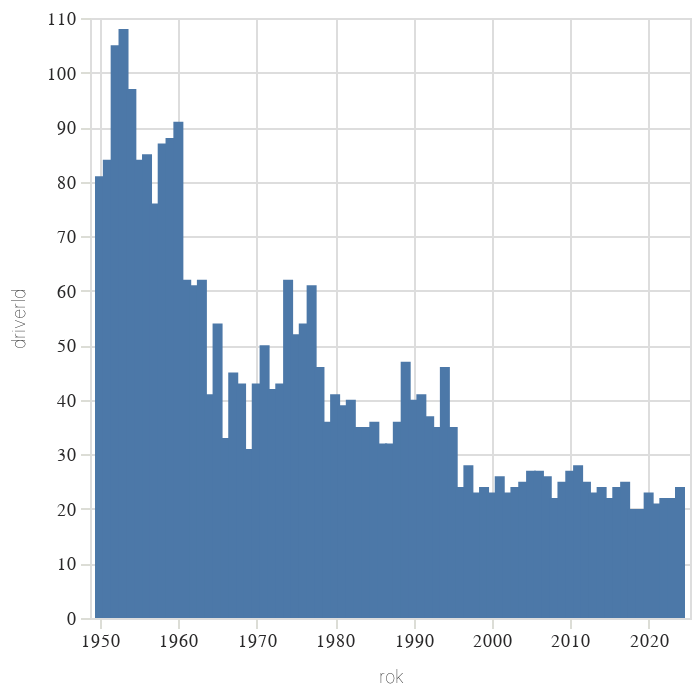

Write notebook code for a chart like this one.
### Markdown cell above
## Pilots

### Code cell
alt.Chart(alt_friendly(df.group_by("year").agg(pl.col("driverId").unique().len()).sort(by="year").rename({"year":"rok"}))).mark_bar(
).encode(
    alt.X("rok:T"),
    alt.Y("driverId:Q")
)

### Figure 1 — Vega-Lite specification as saved in the notebook (floating-point values rounded to 4 significant figures)
{"config": {"title": {"font": "Noticia Text", "fontSize": 11.5, "anchor": "start", "lineHeight": 19, "fontWeight": "bolder", "subtitleFont": "Noticia Text", "subtitleFontSize": 10, "subtitleLineHeight": 15, "subtitlePadding": 10, "dy": -10, "color": "#292829", "subtitleColor": "#292829"}, "axis": {"labelFont": "Asap", "titleFont": "Asap", "fontWeight": "lighter", "titleFontWeight": "lighter", "labelFontSize": 9, "titleFontSize": 9, "labelPadding": 2, "titlePadding": 9, "domainOpacity": 0, "tickColor": "#DCDDD6", "labelColor": "#292829"}, "legend": {"labelFont": "Asap", "labelFontWeight": "normal", "titleFont": "Asap", "titleFontWeight": "normal", "labelFontSize": 9, "titleFontSize": 9, "labelColor": "#292829"}}, "data": {"name": "data-7709096198d6a28200668ea538193186"}, "mark": {"type": "bar"}, "encoding": {"x": {"field": "rok", "type": "temporal"}, "y": {"field": "driverId", "type": "quantitative"}}, "$schema": "https://vega.github.io/schema/vega-lite/v5.8.0.json", "datasets": {"data-7709096198d6a28200668ea538193186": [{"rok": "", "driverId": 1}, {"rok": "1950-01-01T00:00:00", "driverId": 81}, {"rok": "1951-01-01T00:00:00", "driverId": 84}, {"rok": "1952-01-01T00:00:00", "driverId": 105}, {"rok": "1953-01-01T00:00:00", "driverId": 108}, {"rok": "1954-01-01T00:00:00", "driverId": 97}, {"rok": "1955-01-01T00:00:00", "driverId": 84}, {"rok": "1956-01-01T00:00:00", "driverId": 85}, {"rok": "1957-01-01T00:00:00", "driverId": 76}, {"rok": "1958-01-01T00:00:00", "driverId": 87}, {"rok": "1959-01-01T00:00:00", "driverId": 88}, {"rok": "1960-01-01T00:00:00", "driverId": 91}, {"rok": "1961-01-01T00:00:00", "driverId": 62}, {"rok": "1962-01-01T00:00:00", "driverId": 61}, {"rok": "1963-01-01T00:00:00", "driverId": 62}, {"rok": "1964-01-01T00:00:00", "driverId": 41}, {"rok": "1965-01-01T00:00:00", "driverId": 54}, {"rok": "1966-01-01T00:00:00", "driverId": 33}, {"rok": "1967-01-01T00:00:00", "driverId": 45}, {"rok": "1968-01-01T00:00:00", "driverId": 43}, {"rok": "1969-01-01T00:00:00", "driverId": 31}, {"rok": "1970-01-01T00:00:00", "driverId": 43}, {"rok": "1971-01-01T00:00:00", "driverId": 50}, {"rok": "1972-01-01T00:00:00", "driverId": 42}, {"rok": "1973-01-01T00:00:00", "driverId": 43}, {"rok": "1974-01-01T00:00:00", "driverId": 62}, {"rok": "1975-01-01T00:00:00", "driverId": 52}, {"rok": "1976-01-01T00:00:00", "driverId": 54}, {"rok": "1977-01-01T00:00:00", "driverId": 61}, {"rok": "1978-01-01T00:00:00", "driverId": 46}, {"rok": "1979-01-01T00:00:00", "driverId": 36}, {"rok": "1980-01-01T00:00:00", "driverId": 41}, {"rok": "1981-01-01T00:00:00", "driverId": 39}, {"rok": "1982-01-01T00:00:00", "driverId": 40}, {"rok": "1983-01-01T00:00:00", "driverId": 35}, {"rok": "1984-01-01T00:00:00", "driverId": 35}, {"rok": "1985-01-01T00:00:00", "driverId": 36}, {"rok": "1986-01-01T00:00:00", "driverId": 32}, {"rok": "1987-01-01T00:00:00", "driverId": 32}, {"rok": "1988-01-01T00:00:00", "driverId": 36}, {"rok": "1989-01-01T00:00:00", "driverId": 47}, {"rok": "1990-01-01T00:00:00", "driverId": 40}, {"rok": "1991-01-01T00:00:00", "driverId": 41}, {"rok": "1992-01-01T00:00:00", "driverId": 37}, {"rok": "1993-01-01T00:00:00", "driverId": 35}, {"rok": "1994-01-01T00:00:00", "driverId": 46}, {"rok": "1995-01-01T00:00:00", "driverId": 35}, {"rok": "1996-01-01T00:00:00", "driverId": 24}, {"rok": "1997-01-01T00:00:00", "driverId": 28}, {"rok": "1998-01-01T00:00:00", "driverId": 23}, {"rok": "1999-01-01T00:00:00", "driverId": 24}, {"rok": "2000-01-01T00:00:00", "driverId": 23}, {"rok": "2001-01-01T00:00:00", "driverId": 26}, {"rok": "2002-01-01T00:00:00", "driverId": 23}, {"rok": "2003-01-01T00:00:00", "driverId": 24}, {"rok": "2004-01-01T00:00:00", "driverId": 25}, {"rok": "2005-01-01T00:00:00", "driverId": 27}, {"rok": "2006-01-01T00:00:00", "driverId": 27}, {"rok": "2007-01-01T00:00:00", "driverId": 26}, {"rok": "2008-01-01T00:00:00", "driverId": 22}, {"rok": "2009-01-01T00:00:00", "driverId": 25}, {"rok": "2010-01-01T00:00:00", "driverId": 27}, {"rok": "2011-01-01T00:00:00", "driverId": 28}, {"rok": "2012-01-01T00:00:00", "driverId": 25}, {"rok": "2013-01-01T00:00:00", "driverId": 23}, {"rok": "2014-01-01T00:00:00", "driverId": 24}, {"rok": "2015-01-01T00:00:00", "driverId": 22}, {"rok": "2016-01-01T00:00:00", "driverId": 24}, {"rok": "2017-01-01T00:00:00", "driverId": 25}, {"rok": "2018-01-01T00:00:00", "driverId": 20}, {"rok": "2019-01-01T00:00:00", "driverId": 20}, {"rok": "2020-01-01T00:00:00", "driverId": 23}, {"rok": "2021-01-01T00:00:00", "driverId": 21}, {"rok": "2022-01-01T00:00:00", "driverId": 22}, {"rok": "2023-01-01T00:00:00", "driverId": 22}, {"rok": "2024-01-01T00:00:00", "driverId": 24}]}}
